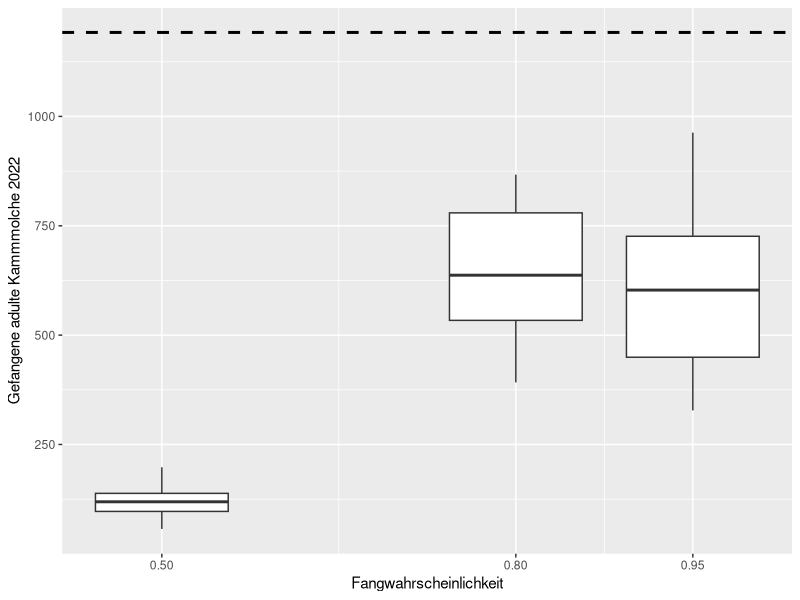

Write R code to recreate this figure.
library(tidyverse)

data_11_11 <- read.table("excel/resultate_11.11.csv",sep=',', fill=TRUE, header=TRUE, quote="\"")
data_13_11 <- read.table("excel/resultate_13.11.csv",sep=',', fill=TRUE, header=TRUE, quote="\"")

str(data_13_11)

for (datum in 1:2){
  
  if (datum == 1) {
    data<-data_11_11
  } else {
    data <- data_13_11
  }
  
  pondList <- c()
  pondCount <- c()
  for ( pond in 1:nrow(data)){
    text <- data[pond,ncol(data)]
    if (nchar(text) <= 4) {pondList[pond] <- NA}
    else {pondList[pond] <- strsplit(substring(text,3,nchar(text)-2),",")}
    pondCount[pond] <- length(unlist(pondList[pond]))
  }
  
  pondList_summary <- levels(as.factor(unlist(pondList)))
  pondList_count <- c()
  for (pond in 1:length(pondList_summary)){
    pondList_count[pond] <- 0
    for (list in 1:length(pondList)) {
      if (pondList_summary[pond] %in% pondList[list][[1]]) {pondList_count[pond] <- pondList_count[pond]+1}
    }
  }
  pondList_Count <- round(pondList_count / 750,2)
  pondBesiedelt <- cbind(pondList_summary, pondList_Count)
  
  stand <- rep(datum,nrow(data))
  
  colnames(data) <- c("simulation", "currentDate","probCatch","egg", "larva", "juvenil", "adult", "adultSlipped", "adultNotSlipped",
                      "totCatched_adult", "totCatched_juv", "eggs_tot","larva_tot","juv_tot", "adult_tot", "migrantJuv_tot", "migrantAdult_tot","list")
  
  var_name <- paste("data_2",datum,sep="_")
  assign(var_name , cbind(data[,1:ncol(data)-1],pondCount,stand))
}
data_tot <- rbind(data_2_1,data_2_2)

levels <- as.numeric(levels(as.factor(data_tot$probCatch)))

data_tot$year <- as.integer(substring(data_tot$currentDate,8,11))

catched_adult_tot_2022 <- data_tot$totCatched_adult[data_tot$year==2023]
catched_adult_tot_2021 <- data_tot$totCatched_adult[data_tot$year==2022]
catched_adult_tot <- catched_adult_tot_2022 - catched_adult_tot_2021
pc <- data_tot$probCatch[data_tot$year==2022]
data_graph <- as.data.frame(pc, catched_adult_tot)
graph_val <- ggplot(data_graph, aes(pc,catched_adult_tot,group=pc)) + 
  geom_boxplot() + 
  geom_hline(yintercept=1192, linewidth=1, linetype=2) +
  scale_x_continuous(breaks=levels, name="Fangwahrscheinlichkeit") +
  scale_y_continuous(name="Gefangene adulte Kammmolche 2022")
